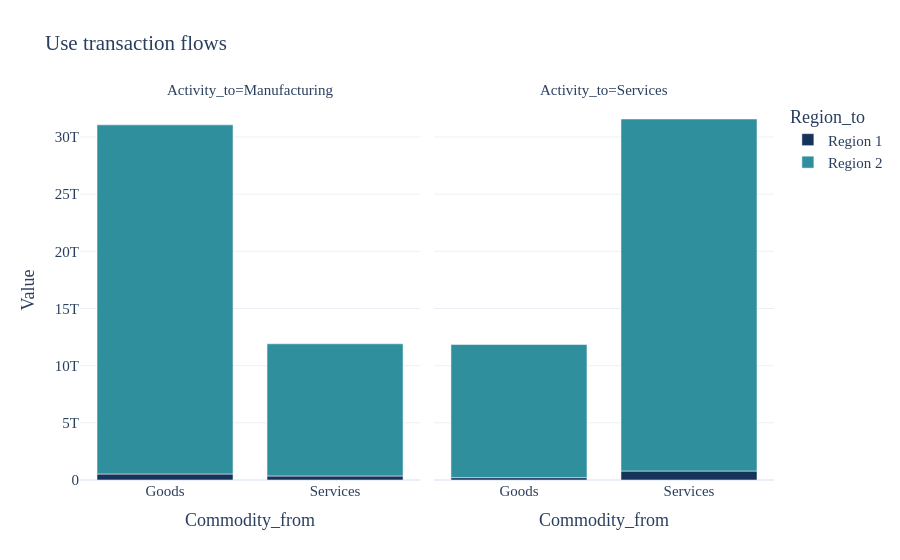

The cell this chart's notebook holds for it:
### Markdown cell above
You can also pass an explicit list of colors. The palette is session-wide, so reset it when you want to go back to the MARIO defaults.

### Code cell
mario.set_palette(user_palette=["#16335B", "#2F8F9D", "#E6B325"])

fig = sut.plot(
    matrix="U",
    kind="bar",
    preset=None,
    x="Commodity_from",
    color="Region_to",
    facet_col="Activity_to",
    agg="sum",
    auto_open=False,
    path=False,
)
fig

### Figure 1 — Plotly figure (JSON) as saved in the notebook; plotly's stock layout.template omitted (floating-point values rounded to 4 significant figures)
{"data": [{"hovertemplate": "Region_to=Region 1<br>Activity_to=Manufacturing<br>Commodity_from=%{x}<br>Value=%{y}<extra></extra>", "legendgroup": "Region 1", "marker": {"color": "#16335B", "pattern": {"shape": ""}}, "name": "Region 1", "orientation": "v", "showlegend": true, "textposition": "auto", "type": "bar", "x": ["Goods", "Services"], "xaxis": "x", "y": [525800000000.0, 352300000000.0], "yaxis": "y"}, {"hovertemplate": "Region_to=Region 1<br>Activity_to=Services<br>Commodity_from=%{x}<br>Value=%{y}<extra></extra>", "legendgroup": "Region 1", "marker": {"color": "#16335B", "pattern": {"shape": ""}}, "name": "Region 1", "orientation": "v", "showlegend": false, "textposition": "auto", "type": "bar", "x": ["Goods", "Services"], "xaxis": "x2", "y": [206800000000.0, 783600000000.0], "yaxis": "y2"}, {"hovertemplate": "Region_to=Region 2<br>Activity_to=Manufacturing<br>Commodity_from=%{x}<br>Value=%{y}<extra></extra>", "legendgroup": "Region 2", "marker": {"color": "#2F8F9D", "pattern": {"shape": ""}}, "name": "Region 2", "orientation": "v", "showlegend": true, "textposition": "auto", "type": "bar", "x": ["Goods", "Services"], "xaxis": "x", "y": [30540000000000.0, 11560000000000.0], "yaxis": "y"}, {"hovertemplate": "Region_to=Region 2<br>Activity_to=Services<br>Commodity_from=%{x}<br>Value=%{y}<extra></extra>", "legendgroup": "Region 2", "marker": {"color": "#2F8F9D", "pattern": {"shape": ""}}, "name": "Region 2", "orientation": "v", "showlegend": false, "textposition": "auto", "type": "bar", "x": ["Goods", "Services"], "xaxis": "x2", "y": [11640000000000.0, 30790000000000.0], "yaxis": "y2"}], "layout": {"annotations": [{"font": {}, "showarrow": false, "text": "Activity_to=Manufacturing", "x": 0.245, "xanchor": "center", "xref": "paper", "y": 1, "yanchor": "bottom", "yref": "paper"}, {"font": {}, "showarrow": false, "text": "Activity_to=Services", "x": 0.755, "xanchor": "center", "xref": "paper", "y": 1, "yanchor": "bottom", "yref": "paper"}], "barmode": "relative", "font": {"family": "Verdana", "size": 15}, "legend": {"title": {"text": "Region_to"}, "tracegroupgap": 0}, "title": {"text": "Use transaction flows"}, "xaxis": {"anchor": "y", "domain": [0, 0.49], "title": {"text": "Commodity_from"}}, "xaxis2": {"anchor": "y2", "domain": [0.51, 1], "matches": "x", "title": {"text": "Commodity_from"}}, "yaxis": {"anchor": "x", "domain": [0, 1], "title": {"text": "Value"}}, "yaxis2": {"anchor": "x2", "domain": [0, 1], "matches": "y", "showticklabels": false}}}
